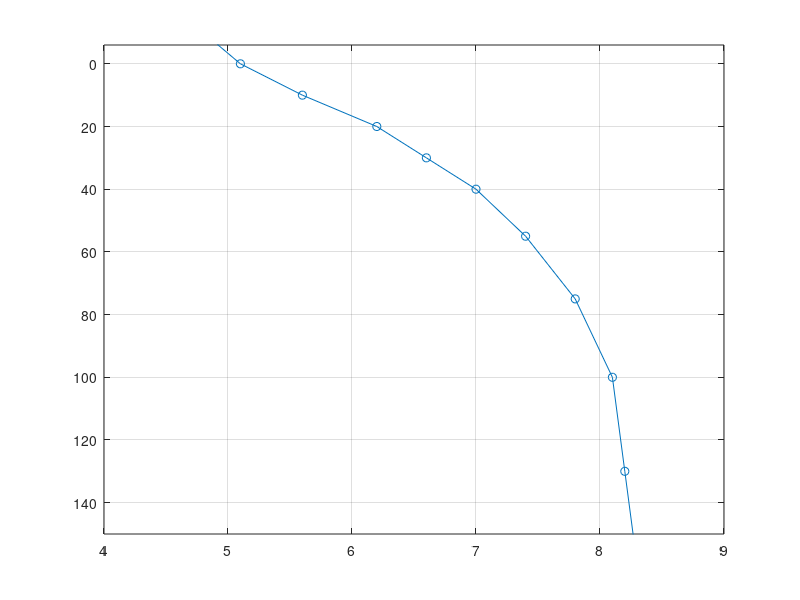

The MATLAB source for this figure:
% Create 1-D models

close all



% MODEL_02
% VpVs = 1.65;
M = [
   -6.0000    4.17    2.1534
   15.0000    6.60    3.8412
   35.0000    7.86    4.2874
   74.0000    8.05    4.4038
  104.0000    8.15    4.4620
  154.0000    8.25    4.5202
  400.0000    8.76    4.8500
];



% MODEL_03
% VpVs = 1.65;
M = [
    -6.0000   4.1    1
   15.0000    6.2    1
   35.0000    7.0    1
   70.0000    7.7    1
  100.0000    8.0    1
  150.0000    8.1    1
  400.0000    8.5    1
];


% MODEL_05
% VpVs = 1.65;
M = [
  -10.000000       4.6      1    
   0.0000000       4.9      1    
   10.000000       5.4      1    
   20.000000       6.0      1    
   30.000000       6.4      1    
   40.000000       6.8      1    
   55.000000       7.2      1    
   75.000000       7.6      1   
   100.00000       7.9      1    
   130.00000       8.0      1    
   160.00000       8.1      1   
   200.00000       8.2      1   
   300.00000       8.4      1 
];


% MODEL_06
% VpVs = 1.7;
M = [
  -10.000000       4.8      1    
   0.0000000       5.1      1    
   10.000000       5.6      1    
   20.000000       6.2      1    
   30.000000       6.6      1    
   40.000000       7.0      1    
   55.000000       7.4      1    
   75.000000       7.8      1   
   100.00000       8.1      1    
   130.00000       8.2      1    
   160.00000       8.3      1   
   200.00000       8.4      1   
   300.00000       8.6      1 
];



plot(M(:,2),M(:,1),'o-')
set(gca,'YDir','reverse');
ylim([-6 150]);
grid on;


